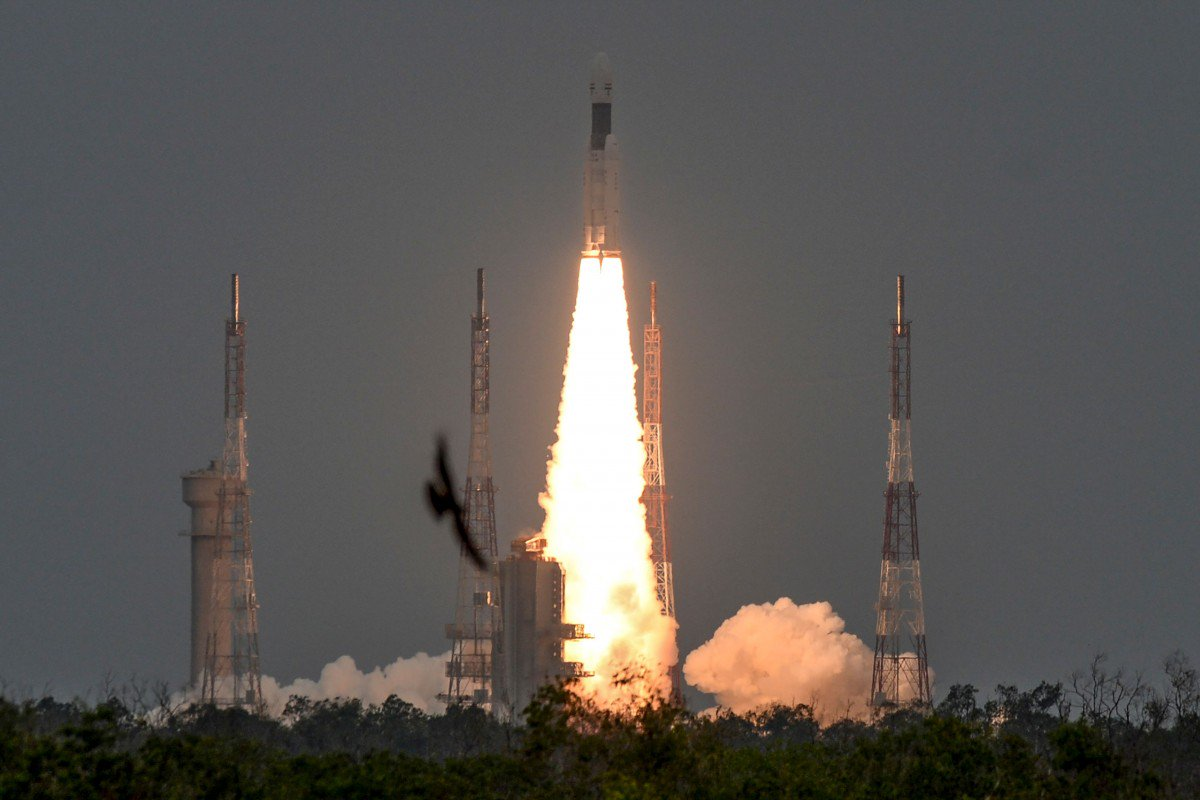
//> input picture Assignments/0/rocket.jpg, 1200 x 800 px
$ ./A0 rocket.jpg out.png   (built with g++ and OpenCV 4)
//> lines starting //> are read from the running program, lines starting //| are printed output that depends on the picture
#include <opencv2/opencv.hpp>
#include <bits/stdc++.h>

std::string type2str(int type) {
  std::string r;
  uchar depth = type & CV_MAT_DEPTH_MASK;
  uchar chans = 1 + (type >> CV_CN_SHIFT);
  switch ( depth ) {
    case CV_8U:  r = "8U"; break;
    case CV_8S:  r = "8S"; break;
    case CV_16U: r = "16U"; break;
    case CV_16S: r = "16S"; break;
    case CV_32S: r = "32S"; break;
    case CV_32F: r = "32F"; break;
    case CV_64F: r = "64F"; break;
    default:     r = "User"; break;
  }
  r += "C";
  r += (chans+'0');
  return r;
}

int main(int argc, char** argv){

	cv::Mat image = cv::imread(argv[1]); // first part of assignment done
//> image is the input picture: 800 rows x 1200 cols, CV_8UC3; mean B, G, R 83.8, 86.9, 90.7
	cv::Mat imagef;
	image.convertTo(imagef,CV_64FC3);
	for(int r=0;r<imagef.rows;r++){
		double avgb,avgg,avgr;
		avgb = avgg =avgr = 0.0;
		for (int c = 0; c < imagef.cols; c++){
			avgb +=imagef.at<cv::Vec3d>(r,c)[0];
			avgg +=imagef.at<cv::Vec3d>(r,c)[1];
			avgr +=imagef.at<cv::Vec3d>(r,c)[2];
		}
		avgb = avgb/imagef.cols;
		avgg = avgg/imagef.cols;
		avgr = avgr/imagef.cols;
		for (int c = 0; c < imagef.cols; c++){
			imagef.at<cv::Vec3d>(r,c)[0] = avgb;
			imagef.at<cv::Vec3d>(r,c)[1] = avgg;
			imagef.at<cv::Vec3d>(r,c)[2] = avgr;
		}
	}
//> this loop made 800 passes
//> (avgb, avgg, avgr) on passes 1 to 3: (87.15, 83.43, 80.41), (87.52, 83.79, 80.8), (87.87, 83.98, 81.17)
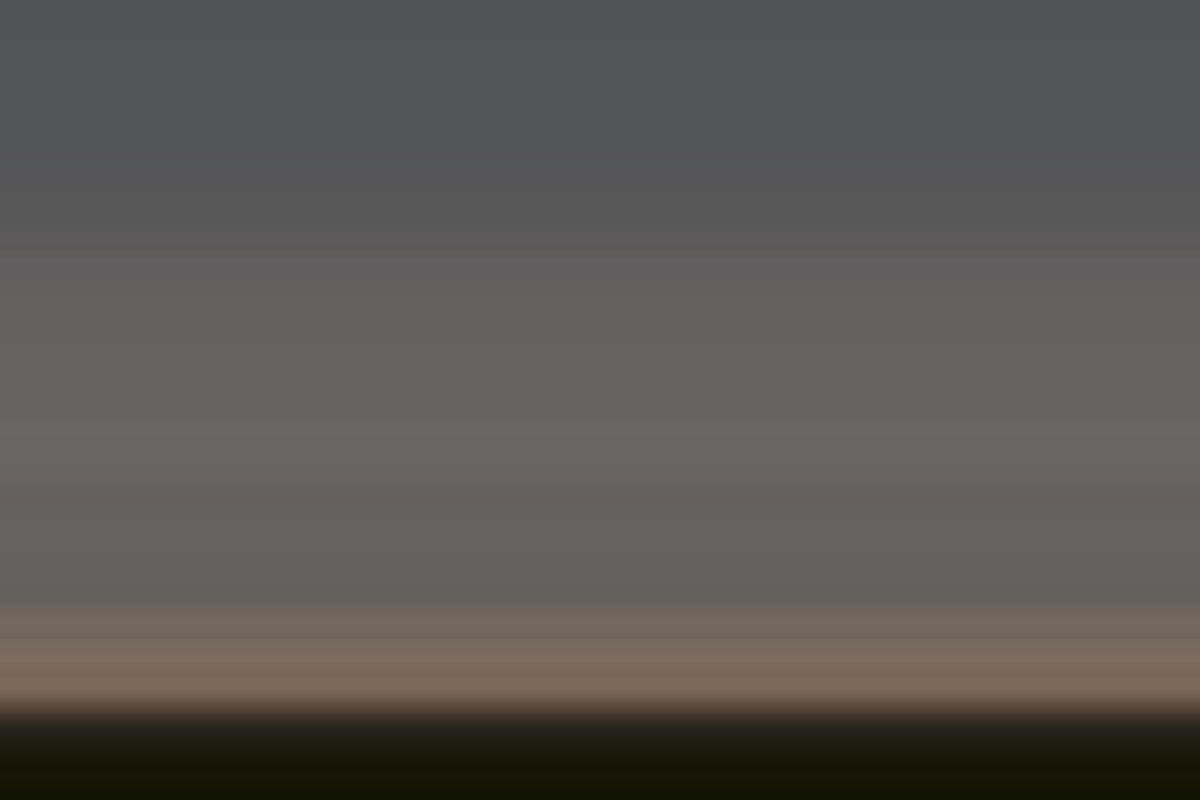
//> imagef: 800 rows x 1200 cols, CV_64FC3; mean B, G, R 83.8, 86.9, 90.7

	cv::Mat img;
	imagef.convertTo(img,CV_8UC3);

	// Check for failure
	if (image.empty()) {
		std::cout << "Could not open or find the image" << std::endl;
		std::cin.get(); //wait for any key press
		return -1;
	}

	cv::imwrite(argv[2],img);
	return(0);
}
